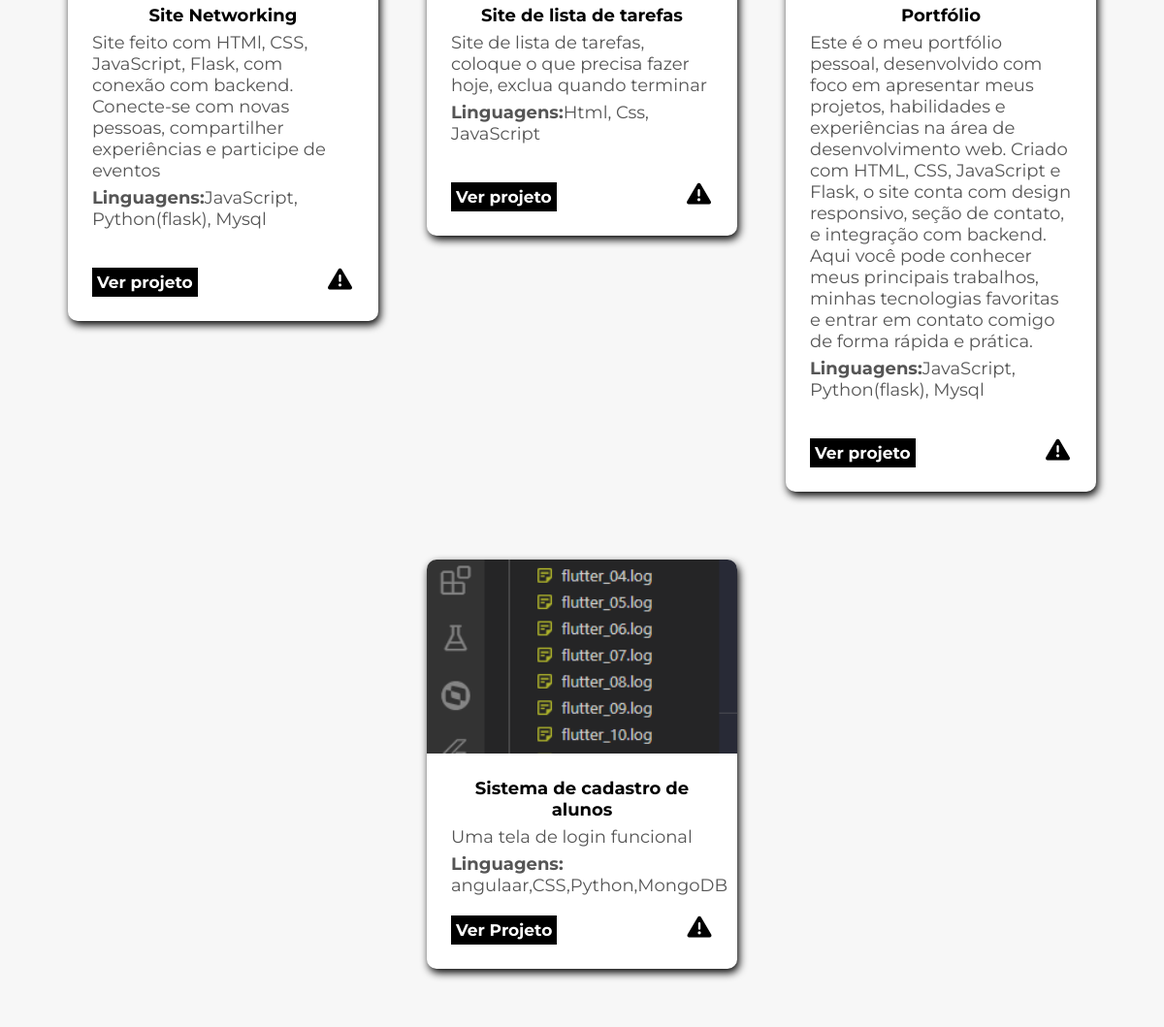
/ (lower part), run on an earlier commit of the app's database.
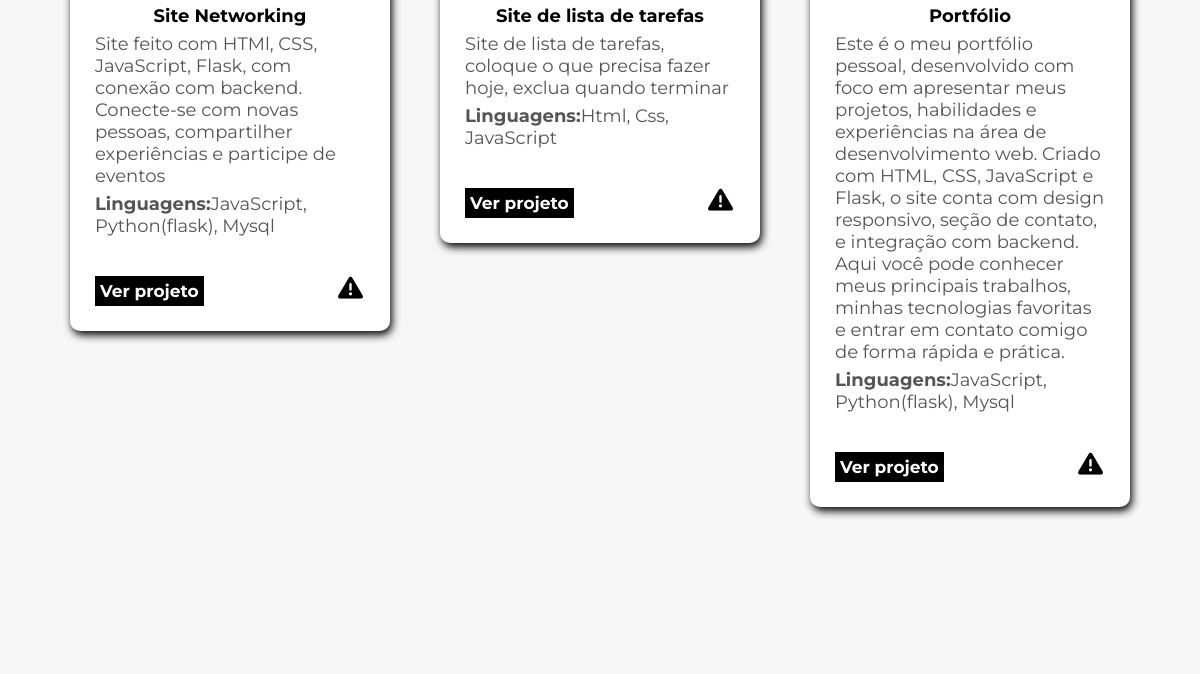
And on a later commit of the database.
### models.py (models this page shows)
class projetos(db.Model):
    id = db.Column(db.Integer, primary_key=True)
    nomeProjeto = db.Column(db.String(100))
    descricaoProjeto = db.Column(db.Text)
    link = db.Column(db.String(300))
    linguagens = db.Column(db.String(100))
    imagem = db.Column(db.String(100))
    dono_id = db.Column(db.Integer, db.ForeignKey('usuarios.id'), nullable=False)

### app.py (the view)
@app.route("/", methods=["GET", "POST"])
def index():
    todos_projetos = projetos.query.all()
    return render_template("index.html", projetos=todos_projetos)

### templates/index.html (shortened to what this page needs)
<!DOCTYPE html>
<html lang="en">
<head>
    <link rel="stylesheet" href="/static/css/style.css">
    <link rel="stylesheet" href="https://cdnjs.cloudflare.com/ajax/libs/font-awesome/6.5.0/css/all.min.css">
</head>
<body>
    <section class="exemplo">
    <div class="galeria">
      <div class="card">
        <div class="conteudo">
          <h4>Site Networking</h4>
          <p>Site feito com HTMl, CSS, JavaScript, Flask, com conexão com backend. Conecte-se com novas pessoas, compartilher experiências e participe de eventos</p>
          <p><strong>Linguagens:</strong>JavaScript, Python(flask), Mysql</p> <br>
          <a href="https://networking-pi.vercel.app">Ver projeto</a>
          <i onclick="denuncia(0)" class="fa-solid fa-triangle-exclamation"></i>
        </div>
      </div>
      <div class="card">
        <div class="conteudo">
          <h4>Site de lista de tarefas</h4>
          <p>Site de lista de tarefas, coloque o que precisa fazer hoje, exclua quando terminar</p>
          <p><strong>Linguagens:</strong>Html, Css, JavaScript</p> <br>
          <a href="https://brunomelomorais22.github.io/To-Do-List/">Ver projeto</a>
          <i onclick="denuncia(0)" class="fa-solid fa-triangle-exclamation"></i>
        </div>
      </div>
      <div class="card">
        <div class="conteudo">
            <h4>Portfólio</h4>
            <p>Este é o meu portfólio pessoal, desenvolvido com foco em apresentar meus projetos, habilidades e experiências na área de desenvolvimento web. Criado com HTML, CSS, JavaScript e Flask, o site conta com design responsivo, seção de contato, e integração com backend. Aqui você pode conhecer meus principais trabalhos, minhas tecnologias favoritas e entrar em contato comigo de forma rápida e prática.</p>
            <p><strong>Linguagens:</strong>JavaScript, Python(flask), Mysql</p> <br>
            <a href="https://portfolio-gamma-pearl-18.vercel.app">Ver projeto</a>
            <i onclick="denuncia(0)" class="fa-solid fa-triangle-exclamation"></i>
          </div>
      </div>
      <br><br><br>
  {% for projeto in projetos %}
<div class="usuario-container">
    <div class="card">
      <img src="{{ url_for('static', filename='uploads/' + projeto.imagem) }}" alt="{{ projeto.nomeProjeto }}">
      <div class="conteudo">
        <h4>{{ projeto.nomeProjeto }}</h4>
        <p>{{ projeto.descricaoProjeto }}</p>
        <p><strong>Linguagens:</strong> {{ projeto.linguagens }}</p>
        <a href="{{ projeto.link }}" target="_blank" class="botao">Ver Projeto</a>
        <i onclick="denuncia('{{ projeto.id }}')" class="fa-solid fa-triangle-exclamation"></i>
      </div>
    </div>
</div>
{% endfor %}
</section>
</body>
</html>

### static/css/style.css (style rules this page uses)
* { font-family: 'Montserrat', sans-serif; margin: 0; padding: 0; box-sizing: border-box; }
.fa-solid { font-size: 25px; }
.exemplo { background-color: #f7f7f7; padding: 40px 20px; text-align: center; }
.galeria { display: grid; grid-template-columns: repeat(auto-fit, minmax(250px, 1fr)); gap: 50px; max-width: 1100px; margin: auto; padding: 20px; }
.conteudo > a { color: white; padding: 5px; background: black; font-family: 'Montserrat', sans-serif; font-weight: bold; font-size: 17px; text-decoration: none; }
.card { background: white; border-radius: 10px; align-self: start; display: flex; flex-direction: column; box-shadow: 2px 4px 8px rgb(0, 0, 0); overflow: hidden; }
.card .conteudo { padding: 25px; text-align: left; }
.card .conteudo > h4 { text-align: center; }
.card .conteudo > p { font-size: 18px; }
.card .conteudo > a { margin-top: 20px; color: white; padding: 5px; background: black; font-family: 'Montserrat', sans-serif; font-weight: bold; font-size: 17px; text-decoration: none; display: inline-block; }
.card h4 { margin: 0; font-size: 18px; }
.card p { margin-top: 6px; font-size: 14px; color: #555; }
.fa-triangle-exclamation { margin-top: 10px; margin-left: 130px; }

What changed in the data, as far as the page shows it:
removed projetos: imagem (picture), nomeProjeto "Sistema de cadastro de alunos", descricaoProjeto "Uma tela de login funcional", linguagens "angulaar,CSS,Python,MongoDB"
